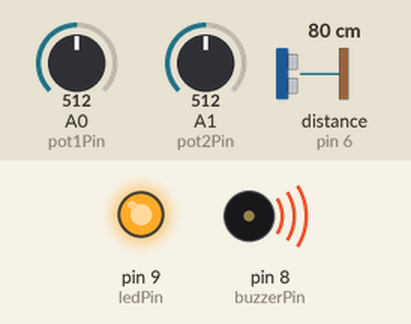
Recording of a sketch running on a simulated Arduino Uno, built with avr-gcc and run on an emulated ATmega328P. Parts: output pins drawn as LEDs (lit = HIGH), buzzer (waves = sounding). Wiring (inferred from the names in the program): ultrasonic range finder: trigger pin 7; echo pin 6. The test bench sets the inputs (shaded band); at power-on: distance to the obstacle (sensor on pin 6) 80 cm, A0 (pot1Pin) = 512, A1 (pot2Pin) = 512. The echo pulse lasts 58.3 µs per cm; pins used as bus, display or sensor lines are not drawn.

Above: at 1.2 s.
1.3 s: distance to the obstacle (sensor on pin 6) set to 98 cm
2.8 s: distance to the obstacle (sensor on pin 6) set to 106 cm
At 3.8 s:
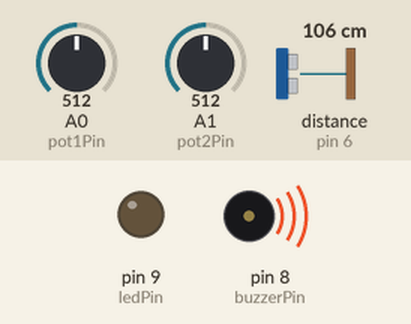
4.3 s: distance to the obstacle (sensor on pin 6) set to 2 cm
At 4.7 s:
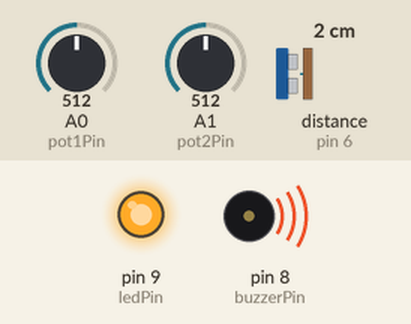
5.8 s: distance to the obstacle (sensor on pin 6) set to 120 cm
At 6.6 s:
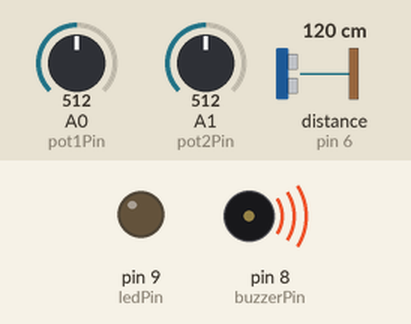
Timing chart, 0 to 8.3 s (numbered marks = the images above; inputs shaded):
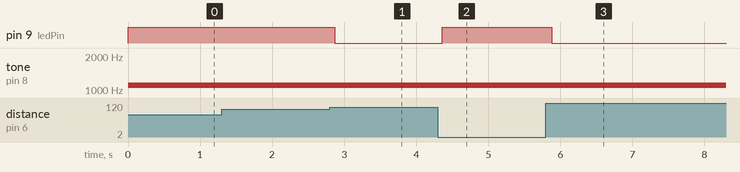

Measured:
- the behaviour switches between 102 and 103 cm on distance to the obstacle (sensor on pin 6) (found by bisection; images 0 and 1)
- after the input at 1.3 s, every drawn part: stays the same
- after the input at 2.8 s, pin 9 (ledPin): HIGH → LOW after 0.07 s
- after the input at 4.3 s, pin 9 (ledPin): LOW → HIGH after 0.06 s
- after the input at 5.8 s, pin 9 (ledPin): HIGH → LOW after 0.08 s

The sketch:

Arduino_Code.ino
```cpp
const int triggerPin = 7;
const int echoPin = 6;
const int pot1Pin = A0;
const int pot2Pin = A1;
const int buzzerPin = 8;
const int ledPin = 9;

void setup() {
  pinMode(triggerPin, OUTPUT);
  pinMode(echoPin, INPUT);
  pinMode(buzzerPin, OUTPUT);
  pinMode(ledPin, OUTPUT);
}

void loop() {
  int pot1Value = analogRead(pot1Pin);
  int pot2Value = analogRead(pot2Pin);

  int duration;
  digitalWrite(triggerPin, LOW);
  delayMicroseconds(2);
  digitalWrite(triggerPin, HIGH);
  delayMicroseconds(10);
  digitalWrite(triggerPin, LOW);
  duration = pulseIn(echoPin, HIGH);

  int distance = duration * 0.034 / 2;

  int thresholdDistance = map(pot1Value, 0, 1023, 2, 200);

  if (distance < thresholdDistance) {
    digitalWrite(buzzerPin, HIGH);
    digitalWrite(ledPin, HIGH);
  } else {
    digitalWrite(buzzerPin, LOW);
    digitalWrite(ledPin, LOW);
  }

  int buzzerFrequency = map(pot2Value, 0, 1023, 200, 2000);
  tone(buzzerPin, buzzerFrequency);

  delay(100);
}
```
